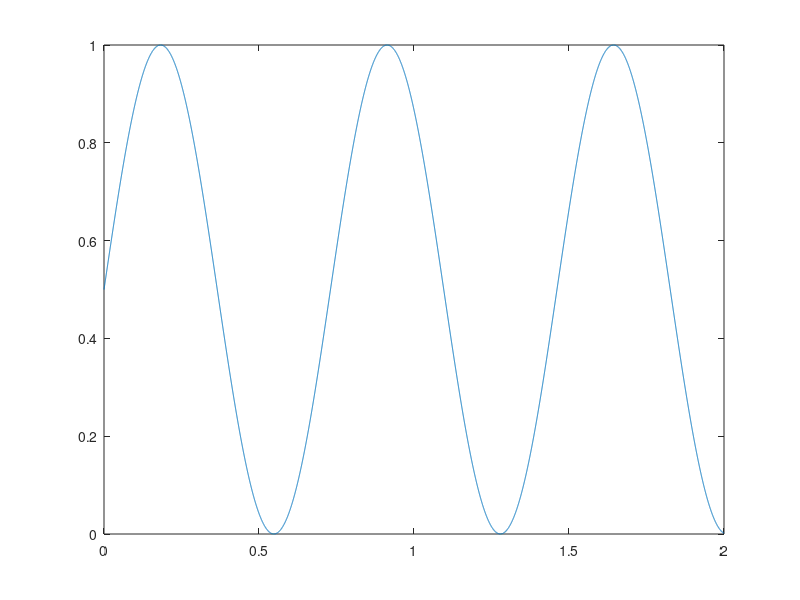

Write MATLAB code to recreate this figure. (Note: this script raises an error after producing the figure.)
%% EMR MTU Model
clear vars;

%% Hill Model

% FL active component function
FLactFunc = @(b,x) exp(-(((x-b(2))-1)./b(1)).^2);

% Variables
hz = 500; % sample rate in samples/s
nsamp = linspace(0,1000,10e3); % number of samples
t = nsamp./hz; % time in seconds
w = 8.6; % cycle frequency in rad/s
A = 0.5; % amplitude of x
x = A.*sin(w.*t) + 0.5; % L/Lopt
v = A.*w.*cos(w*t); % Lengths/sec
plot(t,x)

b1 = 0.25; % FLact
b2 = 0; % FLact
b = [b1,b2];
p1 = 4; % FLpas
p2 = 1; % FLpas
p = [p1,p2];

Fmax = 1; % maximum force in N
cmax = 1.8; % asymptote as v approaches -inf
vmax = 10; % maximum velocity within range Wakeling (2012), Josephson (1993)
c1 = 0.29; % from Biewener et al. (2014)
c2 = 1; % overall curvature of FV
fvc = [c1,c2,cmax,vmax];

d = 50; % activation delay, in ms
gam1 = -0.993; % activation
gam2 = -0.993; % activation

% Lu et al. (2011)
FV_lu = FV4param(fvc,v); % Force-velocity
plot(v,FV_lu)
xlim([-1 1])
ylim([0 1.8])

FLpas_lu = FLpasFunc(p,x); % FL passive
plot(x,FLpas_lu)

FLact_lu = FLactFunc(b,x); % FL active
plot(x,FLact_lu)
hold off;

%% Vectors for dummy work loops

% Neural excitation, vector of zeros except one chunk which is 1s
u = zeros(1,10e3);
u(300:800) = 1;
plot(u)
xlim([0 3000])
ylim([0 1.2])
hold on;

%% Activation function
a = activationODE2(u,d,gam1,gam2);
plot(a)
hold off;

%% Hill function

% Vector for all Hill constants
C = [b1,b2,p1,p2,c1,c2,cmax,vmax,Fmax];

figure()
hilltest = hill(x,v,a,C);
plot(x,hilltest)

%% Tendon Stuff

%Constants
k = 0.1; % spring constant
M = 5; % mass
simTime = 10; %seconds
dt = 0.1; % time step should be small: the smaller, the more accurate
t2 = 0:dt:simTime; % time divided into time steps
niter = length(t2);

%Initial Conditions
% x0 = [2,0]; % muscle [position,velocity]
% l0 = [3,0]; % MTU [position,velocity]
% 
% %Preallocate for loop
% xm = [x0(1), zeros(1,niter-1)]; % muscle length
% vm = [x0(2), zeros(1,niter-1)]; % muscle velocity
% 
% lmt = [l0(1), zeros(1,niter-1)]; % MTU length
% vmt = [l0(2), zeros(1,niter-1)]; % MTU velocity -- we should know this as an input

% either need to solve for acceleration or pull velocity from hill model,
% or solve for velocity in some other way

% Need vm to solve for F(i) needed in minimization.
% HOW to get Ft(i) for minimization w/o solving for it first?

% Ft = [k.*(l0(1)-x0(1)), zeros(1,niter-1)]; % tendon force, equal to Fm
% dFt = [k.*(l0(2)-x0(2)), zeros(1,niter-1)]; % derivative of Ft or Fm

% dFt(i) = (k.*(lmt(i+1)-xm(i+1)-lmt(i)+xm(i)))./dt;
% Ft(i) = Ft(i-1) + dFt(i-1)*dt;
% vm(i) = vm(i-1) + am(i-1)*dt;
% vmt(i) = vmt(i-1) + amt(i-1)*dt;

%% Finding vm with minimization

% Bounds
% lb = 0;
% ub = 20;
% 
% % Initial conditions
% x0 = [2,1]; % muscle [position,velocity]
% l0 = [3,1]; % MTU [position,velocity]
% v0 = 1;

% % Preallocate
% k = 5; % spring constant
% xm = [x0(1), zeros(1,niter-1)]; % muscle length
% vm = [x0(2), zeros(1,niter-1)]; % muscle velocity
% lmt = [l0(1), zeros(1,niter-1)]; % MTU length
% vmt = [l0(2), zeros(1,niter-1)]; % MTU velocity
% Ft = [k(lmt-xm), zeros(1,niter-1)]; % tendon force, equal to Fm
% dFt = [k(vmt-vm), zeros(1,niter-1)]; % derivative of Ft or Fm

% Fvmin = Ft-hill
% Ft = kx

% Minimization

%% Finding vm with brute force

vrange = linspace(-20,20,1e4);
time = 10; % seconds
dt = 0.1; % time step
t3 = 0:dt:time;
n = length(t3);

A2 = 1; % amplitude of x
lmt = A2.*sin(w.*t) + 1; % MTU length
vmt = A2.*w.*cos(w*t); % MTU velocity

% Initial conditions
x0 = [1,0]; % muscle [xm,vm]

% Preallocate
k = 0.1; % spring constant
xm = [x0(1), zeros(1,n-1)]; % muscle length
vm = [x0(2), zeros(1,n-1)]; % muscle velocity
Ft = [k.*(lmt(1)-x0(1)), zeros(1,n-1)]; % tendon force
mindiff = [abs(k.*(lmt(1)-x0(1)) - hill(x0(1),x0(2),a(1),C)), zeros(1,n-1)];

% mindiff = k(l-x) - hill(x,v,a,C); want value of vrange that minimizes mindiff

for i = 2:n
    xm(i) = xm(i-1) + vm(i-1)*dt;
    Ft(i) = k.*(lmt(i)-xm(i));
    mindiff = abs(k.*(lmt(i)-xm(i)) - hill(xm(i),vrange,a(i),C));
    [~,index] = min(mindiff); % should correspond to index of vrange that minimizes
    vm(i) = vrange(index); % value in vrange that minimizes mindiff
end

% vm(i) = vrange(index)
% find appropriate index of mindiff
% find corresponding index and value of vrange

%% More functions

%Passive force-length curve function
function [y] = FLpasFunc(p,x)
    y = p(1).*(x-p(2)).^2;
    y(x<p(2)) = 0;
end
